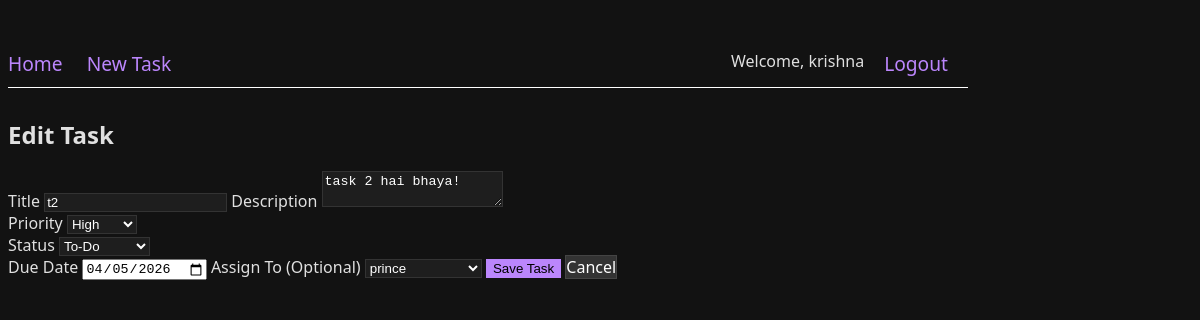
Page /task/2/edit (signed in) on the committed database.
### models.py (models this page shows, shortened)
class User(UserMixin, db.Model):
    id = db.Column(db.Integer, primary_key=True)
    username = db.Column(db.String(150), unique=True, nullable=False)
    email = db.Column(db.String(150), unique=True, nullable=False)
    password_hash = db.Column(db.String(150), nullable=False)
    tasks = db.relationship('Task', foreign_keys='Task.user_id', backref='author', lazy=True)

class Task(db.Model):
    id = db.Column(db.Integer, primary_key=True)
    title = db.Column(db.String(100), nullable=False)
    description = db.Column(db.Text, nullable=True)
    date_posted = db.Column(db.DateTime, nullable=False, default=datetime.utcnow)
    due_date = db.Column(db.DateTime, nullable=True)
    priority = db.Column(db.String(20), nullable=False, default='Medium') # Low, Medium, High
    status = db.Column(db.String(20), nullable=False, default='To-Do') # To-Do, In Progress, Done, Cancelled
    user_id = db.Column(db.Integer, db.ForeignKey('user.id'), nullable=False)
    assigned_to_id = db.Column(db.Integer, db.ForeignKey('user.id'), nullable=True)
    assigned_to = db.relationship('User', foreign_keys=[assigned_to_id], backref='assigned_tasks', lazy=True)

### app.py (the view, shortened to what this page needs)
@app.route('/task/<int:task_id>/edit', methods=['GET', 'POST'])
@login_required
def edit_task(task_id):
    task = Task.query.get_or_404(task_id)
    if task.author != current_user:
        abort(403)
    users = User.query.all()
    return render_template('task_form.html', title='Edit Task', task=task, users=users)

### app.py (called while the page is built)
@login_manager.user_loader
def load_user(user_id):
    return User.query.get(int(user_id))

### templates/task_form.html (shortened to what this page needs)
{% extends "base.html" %}
{% block content %}
<div class="row">
    <div class="eight columns offset-by-two">
        <h2>{{ title }}</h2>
        <form method="POST">
            <label for="title">Title</label>
            <input class="u-full-width" type="text" placeholder="Task Title" id="title" name="title"
                value="{{ task.title if task else '' }}" required>
            <label for="description">Description</label>
            <textarea class="u-full-width" placeholder="Task Description" id="description"
                name="description">{{ task.description if task else '' }}</textarea>
            <div class="row">
                <div class="six columns">
                    <label for="priority">Priority</label>
                    <select class="u-full-width" id="priority" name="priority">
                        <option value="High" {% if task and task.priority=='High' %}selected{% endif %}>High</option>
                    </select>
                </div>
                <div class="six columns">
                    <label for="status">Status</label>
                    <select class="u-full-width" id="status" name="status">
                        <option value="To-Do" {% if task and task.status=='To-Do' %}selected{% endif %}>To-Do</option>
                    </select>
                </div>
            </div>
            <label for="due_date">Due Date</label>
            <input class="u-full-width" type="date" id="due_date" name="due_date"
                value="{{ task.due_date.strftime('%Y-%m-%d') if task and task.due_date else '' }}">
            <label for="assigned_to">Assign To (Optional)</label>
            <select class="u-full-width" id="assigned_to" name="assigned_to">
                {% for user in users %}
                <option value="{{ user.id }}" {% if task and task.assigned_to_id==user.id %}selected{% endif %}>{{
                    user.username }}</option>
                {% endfor %}
            </select>
            <input class="button-primary" type="submit" value="Save Task">
            <a class="button" style="color: #ffffff;" href="{{ url_for('dashboard') }}">Cancel</a>
        </form>
    </div>
</div>
{% endblock %}

### templates/base.html (shortened to what this page needs)
<!DOCTYPE html>
<html lang="en">
<head>
    <link rel="stylesheet" href="https://cdnjs.cloudflare.com/ajax/libs/skeleton/2.0.4/skeleton.min.css">
</head>
<body>
    <div class="container">
        <nav class="navbar">
            <a href="{{ url_for('dashboard') }}">Home</a>
            {% if current_user.is_authenticated %}
            <a href="{{ url_for('new_task') }}">New Task</a>
            <a href="{{ url_for('logout') }}" style="float: right;">Logout</a>
            <span style="float: right; margin-right: 20px;">Welcome, {{ current_user.username }}</span>
            {% else %}
            <a href="{{ url_for('login') }}" style="float: right;">Login</a>
            <a href="{{ url_for('register') }}" style="float: right;">Register</a>
            {% endif %}
        </nav>
        {% block content %}{% endblock %}
    </div>
</body>
</html>

### templates/base.html (style rules this page uses)
body { background-color: #121212; color: #e0e0e0; font-family: 'Segoe UI', Tahoma, Geneva, Verdana, sans-serif; }
.container { max-width: 960px; margin-top: 50px; }
a { color: #bb86fc; text-decoration: none; }
.button, button, input[type="submit"], input[type="reset"], input[type="button"] { background-color: #333; color: #fff; border: 1px solid #444; }
.button.button-primary, button.button-primary, input[type="submit"].button-primary, input[type="reset"].button-primary, input[type="button"].button-primary { background-color: #bb86fc; border-color: #bb86fc; color: #000; }
input[type="email"], input[type="number"], input[type="search"], input[type="text"], input[type="tel"], input[type="url"], input[type="password"], textarea, select { background-color: #1e1e1e; border: 1px solid #333; color: #fff; }
.navbar { margin-bottom: 30px; border-bottom: 1px solid #ffffff; padding-bottom: 10px; }
.navbar a { margin-right: 20px; font-size: 1.2rem; }

### rows in the picture
User: username "krishna"
Task: title "t2", description "task 2 hai bhaya!", priority "High", status "To-Do", due_date "04/05/2026", assigned_to "prince"

### other values in the picture
{{ title }} "Edit Task"
